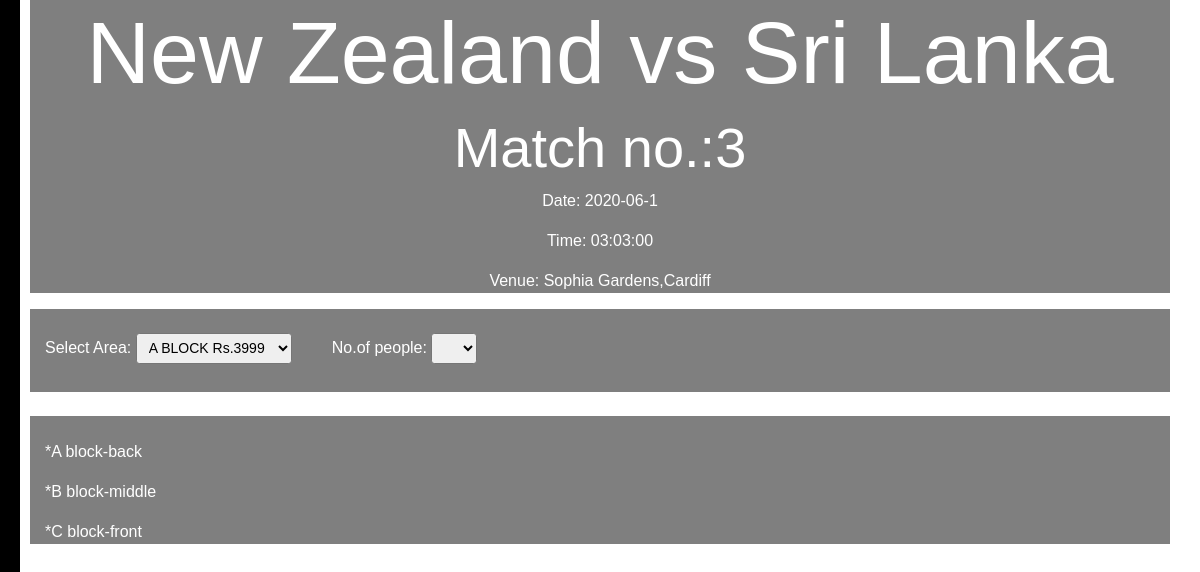
Page /ticket/3 on the committed database.
### tables this page shows
CREATE TABLE matches(
match_no SERIAL PRIMARY KEY,
team_a varchar(30),
team_b varchar(30),
date date,
time time ,
stadium varchar(100),
city varchar(50),
country varchar(50),
arranged_by varchar(50),
FOREIGN KEY (team_a) REFERENCES country (name),
FOREIGN KEY (team_b) REFERENCES country (name),
FOREIGN KEY (arranged_by) REFERENCES int_board (name));

### views.py (the view, shortened to what this page needs)
@app.route('/ticket/<match_no>',methods=["GET","POST"])
def ticket(match_no):
    amount={'A':3999,'B':2999,'C':1999}
    if request.method=="GET":
        conn = sqlite3.connect('cricket.db')
        c=conn.cursor()
        c.execute("select * from matches where match_no="+match_no+";")
        c=list(c)
        return render_template('ticket.html',data=c[0])

### templates/ticket.html (shortened to what this page needs)
{% extends 'base.html' %}
{% block body %}
  <div class="container">
      <h1 class="display-2 text-center">{{data[1]}} vs {{data[2]}}</h1>
      <h2 class="display-4 text-center">Match no.:{{data[0]}}</h2>
      <p class="text-center">Date: {{data[3]}}</p>
      <p class="text-center">Time: {{data[4]}}</p>
      <p class="text-center">Venue: {{data[5]}},{{data[6]}}</p>
  </div>
  <div id="App1" ng-app="ticket" ng-controller="ticketCtrl">
    <form class="" action="/ticket/{{data[0]}}" method="post">
      <div class="container">
        <br>
        <label>Select Area:</label> <select class="form-control-sm" name="area">
            <option value="A">A BLOCK  Rs.3999</option>
          </select>&nbsp;&nbsp;&nbsp;&nbsp;&nbsp;&nbsp;&nbsp;&nbsp;
          <label>No.of people:</label> <select class="form-control-sm" id="number" name="number" ng-model="model.id" convert-to-number>
              <option value="1">1</option>
          </select>&nbsp;&nbsp;&nbsp;&nbsp;&nbsp;&nbsp;&nbsp;&nbsp;
            <br><br>
      </div>
      <br>
      <div class="container">
        <div ng-repeat="x in range(model.id) track by $index">
          {%raw%}{{$index+1}}<br>
        </div><br>
        <input type="submit" class="btn btn-primary float-right" value="Submit" ng-if="model.id!=null"><br ng-if="model.id!=null"><br ng-if="model.id!=null">
        <p>*A block-back</p>
        <p>*B block-middle</p>
        <p>*C block-front</p>
        {%endraw%}
      </div>
      <br>
    </form>
  </div>
{% endblock %}

### static/css/back.css (style rules this page uses)
body { background-image: url("/static/media/photo-1540747913346-19e32dc3e97e.jpeg"); background-repeat: no-repeat; background-attachment: fixed; background-size: cover; font-family: Arial, Helvetica, sans-serif; font-size: 100%; }
.container { background-color: rgba(0,0,0,0.5); color: white; }

### rows in the picture
matches: team_a "New Zealand", team_b "Sri Lanka", match_no "3", date "2020-06-1", time "03:03:00", stadium "Sophia Gardens", city "Cardiff"
